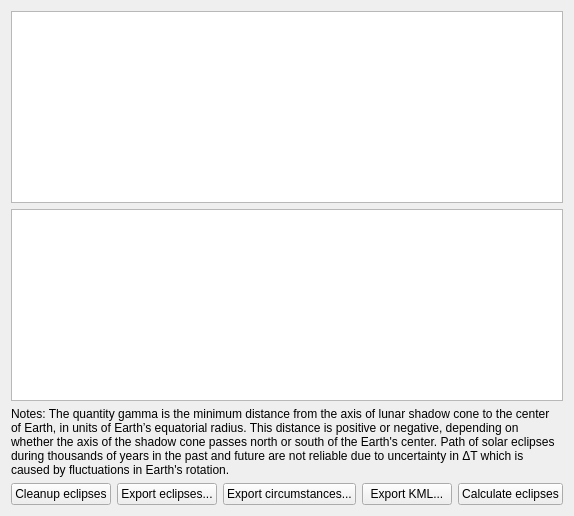
            <widget class="QWidget" name="tabGolbalSolarEclipse">
             <attribute name="title">
              <string>All Solar Eclipses</string>
             </attribute>
             <layout class="QGridLayout" name="gridLayout_20">
              <item row="5" column="0">
               <layout class="QHBoxLayout" name="horizontalLayout_40">
                <item>
                 <widget class="QPushButton" name="solareclipsesCleanupButton">
                  <property name="text">
                   <string>Cleanup eclipses</string>
                  </property>
                 </widget>
                </item>
                <item>
                 <widget class="QPushButton" name="solareclipsesSaveButton">
                  <property name="text">
                   <string>Export eclipses...</string>
                  </property>
                 </widget>
                </item>
                <item>
                 <widget class="QPushButton" name="solareclipsescontactsSaveButton">
                  <property name="text">
                   <string>Export circumstances...</string>
                  </property>
                 </widget>
                </item>
                <item>
                 <widget class="QPushButton" name="solareclipsesKMLSaveButton">
                  <property name="toolTip">
                   <string>Export KML for visibility map of selected eclipse</string>
                  </property>
                  <property name="text">
                   <string>Export KML...</string>
                  </property>
                 </widget>
                </item>
                <item>
                 <widget class="QPushButton" name="solareclipsesCalculateButton">
                  <property name="text">
                   <string>Calculate eclipses</string>
                  </property>
                 </widget>
                </item>
               </layout>
              </item>
              <item row="2" column="0">
               <widget class="QTreeWidget" name="solareclipseTreeWidget">
                <property name="rootIsDecorated">
                 <bool>false</bool>
                </property>
                <property name="uniformRowHeights">
                 <bool>true</bool>
                </property>
                <property name="itemsExpandable">
                 <bool>false</bool>
                </property>
                <property name="sortingEnabled">
                 <bool>true</bool>
                </property>
                <property name="expandsOnDoubleClick">
                 <bool>false</bool>
                </property>
                <property name="columnCount">
                 <number>0</number>
                </property>
                <attribute name="headerShowSortIndicator" stdset="0">
                 <bool>true</bool>
                </attribute>
               </widget>
              </item>
              <item row="4" column="0">
               <widget class="QLabel" name="gammaNoteSolarEclipseLabel">
                <property name="text">
                 <string>Notes: The quantity gamma is the minimum distance from the axis of lunar shadow cone to the center of Earth, in units of Earth’s equatorial radius. This distance is positive or negative, depending on whether the axis of the shadow cone passes north or south of the Earth's center. Path of solar eclipses during thousands of years in the past and future are not reliable due to uncertainty in ΔT which is caused by fluctuations in Earth's rotation.</string>
                </property>
                <property name="wordWrap">
                 <bool>true</bool>
                </property>
               </widget>
              </item>
              <item row="3" column="0" alignment="Qt::AlignBottom">
               <widget class="QTreeWidget" name="solareclipsecontactsTreeWidget">
                <property name="rootIsDecorated">
                 <bool>false</bool>
                </property>
                <property name="uniformRowHeights">
                 <bool>true</bool>
                </property>
                <property name="itemsExpandable">
                 <bool>false</bool>
                </property>
                <property name="sortingEnabled">
                 <bool>false</bool>
                </property>
                <property name="expandsOnDoubleClick">
                 <bool>false</bool>
                </property>
                <property name="columnCount">
                 <number>0</number>
                </property>
                <attribute name="headerShowSortIndicator" stdset="0">
                 <bool>true</bool>
                </attribute>
               </widget>
              </item>
             </layout>
            </widget>
